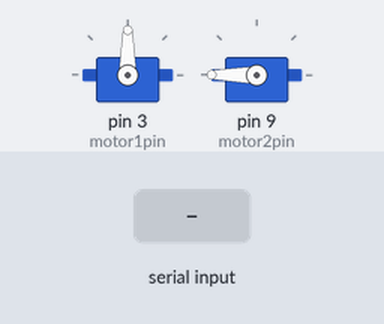
The sketch below on a simulated Arduino Uno, built with avr-gcc and run on an emulated ATmega328P. On the bench: 2 × servo. The inputs (shaded band) are chosen by the test bench.

Above: at 1.2 s.
1.3 s: byte 90 received over Serial
At 1.8 s:
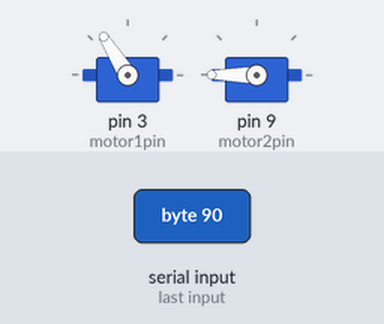
Timing chart, 0 to 4.3 s (numbered marks = the images above; inputs shaded):
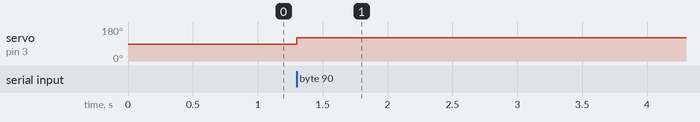

Measured:
- after the input at 1.3 s, servo on pin 3 (motor1pin): 90° → 122° at once

The sketch:

ArduinoBotCode.ino
```cpp
//Sai Juttu
/*
   •••••••••••••••••••••••••••••••••••••••••••••••••••••••
   §                                                     §
   §   This class recieves input from a router XBee      §
   §   and decodes the byte data into values that are .  §
   §   understood by the PWM motors to set  a speed      §                                         §
   §                                                     §
   •••••••••••••••••••••••••••••••••••••••••••••••••••••••

   Todo:
   ¶ test for trigger functionality
   ¶ retest with new code

*/

#include <Servo.h>      //import the servo library to use to control the PWM Motors

#define motor1pin 3     //set the pin numbers for the motors
#define motor2pin 9

Servo motor1;           //declare the motors
Servo motor2;

void setup()                     //runs once to setup everything
{
    motor1.attach(motor1pin);    //attachss motor 1 to its pin
    motor2.attach(motor2pin);    //attaches motor 2 to its pin
    Serial.begin(9600);          //begins serial communication at the same baud rate
}

void loop()
{

      byte c = Serial.read();                                         //reads data from serial port and stores it into a byte variable
/*
   •••••••••••••••••••••••••••••••••••••••••••••••••••••••
   §                                                     §
   §   ByteCodes                                         §
   §                                                     §
   §   leftY        50-100       buttonA       621-622   §
   §   leftX        150-200      buttonB       623-624   §
   §   rightY       250-300      buttonX       625-626   §
   §   rightX       350-400      buttonY       627-628   §
   §   triggerLeft  450-500      buttonShare   631-632   §
   §   triggerRight 550-600      buttonHome    633-634   §
   §                             buttonMenu    635-636   §
   §   buttonLeft   601-602      stickInLeft   637-638   §
   §   buttonRight  603-604      stickInRight  639-640   §
   §   dPadUp       611-612      dpadupright   641-642   §
   §   dPadDown     613-614      dpadrightdown 643-644   §
   §   dPadRight    615-616      dpaddownleft  645-646   §
   §   dPadLeft     617-618      dpadleftup    647-648   §
   §                                                     §
   •••••••••••••••••••••••••••••••••••••••••••••••••••••••


*/
      //Float Controls

      if((int)c >=50 && (int)c <= 100)                                  //left joystick y axis
      { motor1.writeMicroseconds(map((int)c,50,100,1000,2000)); }
      //else if((int)c >=150 && (int)c <= 200)                          //left joystick x axis
      //{}
      else if((int)c >=250 && (int)c <= 300)                            //right joystick y axis
      { motor2.writeMicroseconds(map((int)c,150,200,1000,2000)); }
      //else if((int)c >=350 && (int)c <= 400)                          //right joystick x axis
      //{}
      //else if((int)c >=450 && (int)c <= 500)                          //left trigger
      //{}
      //else if((int)c >=550 && (int)c <= 600)                          //right trigger
      //{}

      //Boolean Controls

      //if((int)c == 601)                                                   //left button on
      //{}
      //else if((int)c == 602)                                              //left button off
      //{}
      //else if((int)c == 603)                                              //right button on
      //{}
      //else if((int)c == 604)                                              //right button off
      //{}
      //else if((int)c == 611)                                              //dpad up on
      //{}
      //else if((int)c == 612)                                              //dpad up off
      //{}
      //else if((int)c == 613)                                              //dpad down on
      //{}
      //else if((int)c == 614)                                              //dpad down off
      //{}
      //else if((int)c == 615)                                              //dpad right  on
      //{}
      //else if((int)c == 616)                                              //dpad right off
      //{}
      //else if((int)c == 617)                                              //dpad left on
      //{}
      //else if((int)c == 618)                                              //dpad left off
      //{}
      //else if((int)c == 641)                                              //dpad up right on
      //{}
      //else if((int)c == 642)                                              //dpad up right off
      //{}
      //else if((int)c == 643)                                              //dpad right down on
      //{}
      //else if((int)c == 644)                                              //dpad right down off
      //{}
      //else if((int)c == 645)                                              //dpad down left on
      //{}
      //else if((int)c == 646)                                              //dpad down left off
      //{}
      //else if((int)c == 647)                                              //dpad left up on
      //{}
      //else if((int)c == 648)                                              //dpad left up off
      //{}
      //else if((int)c == 621)                                              //button a on
      //{}
      //else if((int)c == 622)                                              //button a off
      //{}
      //else if((int)c == 623)                                              //button b on
      //{}
      //else if((int)c == 624)                                              //button b off
      //{}
      //else if((int)c == 625)                                              //button x on
      //{}
      //else if((int)c == 626)                                              //button x off
      //{}
      //else if((int)c == 627)                                              //button y on
      //{}
      //else if((int)c == 628)                                              //button y off
      //{}
      //else if((int)c == 631)                                              //share button on
      //{}
      //else if((int)c == 632)                                              //share button off
      //{}
      //else if((int)c == 633)                                              //home button on
      //{}
      //else if((int)c == 634)                                              //home button off
      //{}
      //else if((int)c == 635)                                              //menu button on
      //{}
      //else if((int)c == 636)                                              //menu button off
      //{}
      //else if((int)c == 637)                                              //left stick in on
      //{}
      //else if((int)c == 638)                                              //left stick in off
      //{}
      //else if((int)c == 639)                                              //right stick in on
      //{}
      //else if((int)c == 640)                                              //right stick in off
      //{}


}
```
